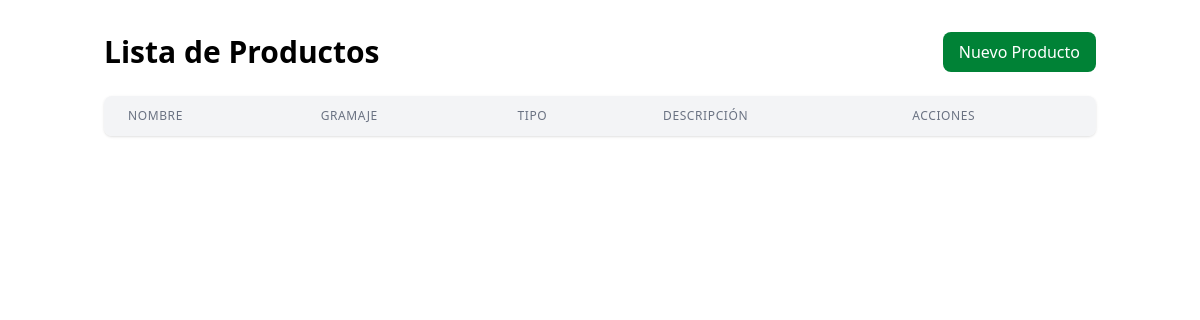
The page /gestion_product/products/ on the database as committed earlier.
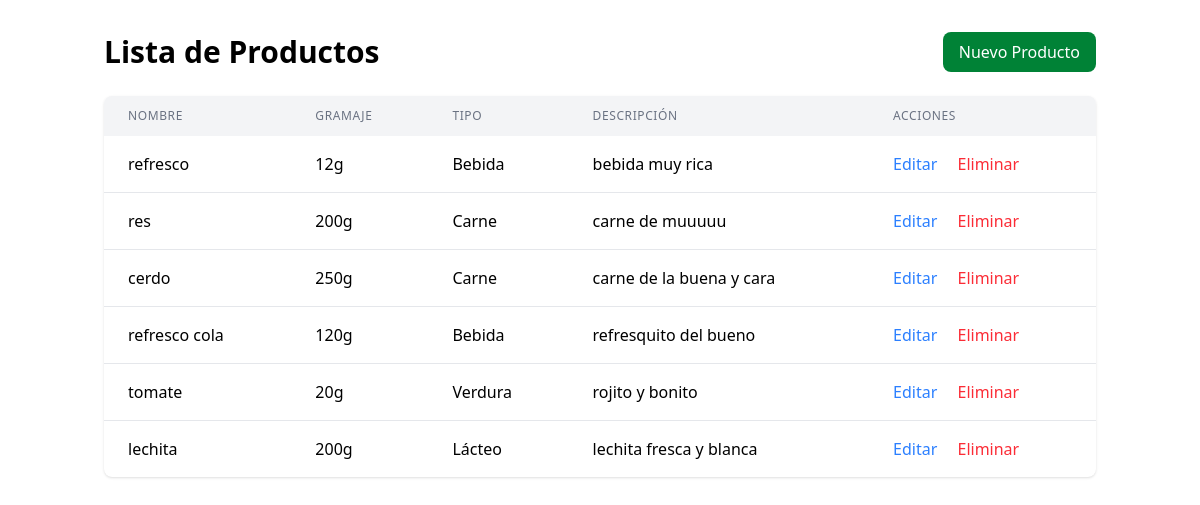
The same page on the database as committed later.
### index/modules/products/models.py (models this page shows, shortened)
class Producto(models.Model):
    TYPE_CHOICES = [
        ('Lácteo', 'Lácteo'),
        ('Fruta', 'Fruta'),
        ('Verdura', 'Verdura'),
        ('Carne', 'Carne'),
        ('Bebida', 'Bebida'),
        ('Otro', 'Otro'),
    ]
    nombre = models.CharField(max_length=100)
    gramaje = models.PositiveIntegerField(help_text="Peso en gramos")
    descripcion = models.TextField(blank=True, null=True)
    tipo = models.CharField(max_length=50, choices=TYPE_CHOICES, default='Otro')

### index/modules/products/view.py (the view)
class ProductoListView(ListView):
    model = Producto
    template_name = 'product/list.html'
    context_object_name = 'products'

### index/templates/product/list.html
{% extends 'layout.html' %}
{% block content %}
<div class="container mx-auto px-4 py-8">
    <div class="flex justify-between items-center mb-6">
        <h1 class="text-3xl font-bold">Lista de Productos</h1>
        <a href="{% url 'product_create' %}" class="bg-green-700 text-white px-4 py-2 rounded-lg hover:bg-green-900">
            Nuevo Producto
        </a>
    </div>
    <div class="bg-white rounded-lg shadow overflow-hidden">
        <table class="min-w-full">
            <thead class="bg-gray-100">
                <tr>
                    <th class="px-6 py-3 text-left text-xs font-medium text-gray-500 uppercase tracking-wider">Nombre</th>
                    <th class="px-6 py-3 text-left text-xs font-medium text-gray-500 uppercase tracking-wider">Gramaje</th>
                    <th class="px-6 py-3 text-left text-xs font-medium text-gray-500 uppercase tracking-wider">Tipo</th>
                    <th class="px-6 py-3 text-left text-xs font-medium text-gray-500 uppercase tracking-wider">Descripción</th>
                    <th class="px-6 py-3 text-left text-xs font-medium text-gray-500 uppercase tracking-wider">Acciones</th>
                </tr>
            </thead>
            <tbody class="divide-y divide-gray-200">
                {% for producto in products %}
                <tr>
                    <td class="px-6 py-4">{{ producto.nombre }}</td>
                    <td class="px-6 py-4">{{ producto.gramaje }}g</td>
                    <td class="px-6 py-4">{{ producto.tipo }}</td>
                    <td class="px-6 py-4">{{ producto.descripcion|truncatechars:50 }}</td>
                    <td class="px-6 py-4">
                        <a href="{% url 'product_update' producto.id %}" class="text-blue-500 hover:text-blue-700 mr-4">Editar</a>
                        <a href="{% url 'product_delete' producto.id %}" class="text-red-500 hover:text-red-700">Eliminar</a>
                    </td>
                </tr>
                {% endfor %}
            </tbody>
        </table>
    </div>
</div>
{% endblock %}

### templates/layout.html (shortened to what this page needs)
<!DOCTYPE html>
<html lang="en">
<head>
  <script src="https://unpkg.com/@tailwindcss/browser@4"></script>
</head>
<body>
  <div class="flex">
  <main class="flex-1 ">
    {% block content %}
    {% endblock %}
  </main>
  </div>
</body>
</html>

Rows that differ between the two databases and show on the page:
added Producto: nombre "refresco", gramaje "12", tipo "Bebida", descripcion "bebida muy rica"
added Producto: nombre "res", gramaje "200", tipo "Carne", descripcion "carne de muuuuu"
added Producto: nombre "cerdo", gramaje "250", tipo "Carne", descripcion "carne de la buena y cara"
added Producto: nombre "refresco cola", gramaje "120", tipo "Bebida", descripcion "refresquito del bueno"
added Producto: nombre "tomate", gramaje "20", tipo "Verdura", descripcion "rojito y bonito"
added Producto: nombre "lechita", gramaje "200", tipo "Lácteo", descripcion "lechita fresca y blanca"
